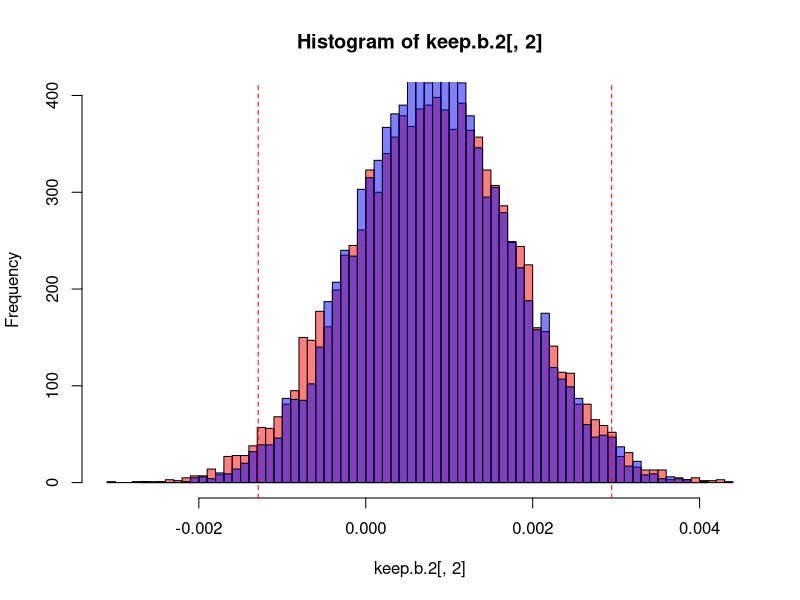

Recreate this plot in R.
############################################
## Example of Data Simulation / Replication
## J. Blume
############################################

######
## Oxygen data set
## loxy is logarithm of the dissolved oxygen content in a water sample
## cod is the chemical oxygen demand
## bod is the biochemical oxygen demand

## What are these things? https://en.wikipedia.org/wiki/Biochemical_oxygen_demand

## BOD is similar in function to chemical oxygen demand (COD), 
## in that both measure the amount of organic compounds in water. 

## BOD can be used as a gauge of the effectiveness of wastewater
## treatment plants. It is listed as a conventional pollutant in 
## the U.S. Clean Water Act.

## COD measures everything that can be chemically oxidized, rather 
## than just levels of biologically active organic matter.
######

# install.packages("MASS")
library(MASS)

o2=read.csv("oxygen.csv")
head(o2)

###### Summary Statistics
(rho.o2=cor(o2))
(vcov.o2=var(o2))		# with(o2,cov(loxy,bod)/(sd(loxy)*sd(bod)))
(means.o2=colMeans(o2))

###### Regression Model
mod.o2=lm(loxy~bod+cod,data=o2)
summary(mod.o2)
confint(mod.o2)

modcoef <- coef(summary(mod.o2))
sapply(qt(c(0.025, 0.975), 17), function(i) modcoef[,1] + i * modcoef[,2])

###### Generate data with similar statistical structure

### Method One: Assume the joint distribution of (loxy,bod,cod) is normal 
o2.sim = mvrnorm(20, mu = means.o2, Sigma = vcov.o2)
o2.sim = as.data.frame(o2.sim)

(rho.sim=cor(o2.sim))   ## Simulated correlation matrix
rho.o2                  ## Original empirical correlation matrix

#       How are rho.sim and rho.02 related? 
#       Well, rho.sim is a random drawn from a population 
#       with true correlation matrix of rho.o2. So, on average, rho.sim = rho.o2

keep.1=0
loops=10000

for (i in 1:loops) {
      o2.sim = mvrnorm(20, mu = means.o2, Sigma = vcov.o2)
      keep.1=keep.1+cor(o2.sim)/loops   # Sneaky way to take average as it accumulates
}

rho.o2 ; keep.1         # and the difference can be further reduced by increasing 'loops'

#	Notice that changing the 'means.o2' vector does not impact this behavior.
#	Try it! Replace 'mu=means.o2' with 'mu=c(-pi,4.321,1000)'
#	The means are only important if you are interested in where the data 
#	are centered; not just how they are correlated (See methods #2)


### Method Two: use empirical regression model to generate new responses)

#	To use a model to generate data, we need two things from that model:
#	Predicted values from the model and the error structure of the model

# 	Our model is
#	Mod.o2 is loxy = b0 + b1*bod + b2*cod + error where error ~ N(0,sigma^2)
#	This model was fit above as mod.o2 ; It gave estimated coefficients (betas) 
#	as coef(mod.o2); see summary(mod.o2) above which also reports them.

#	For each row, the model provides an estimated response/prediction of loxy,
#	these are the model's fitted values or yhats

yhat <- fitted(mod.o2)          # Fitted values from original/empirical model
                                # By hand these are: cbind(rep(1,20),o2$bod,o2$cod)%*%coef(mod.o2)
cbind(rep(1,20),o2$bod,o2$cod)%*%coef(mod.o2)
model.matrix(mod.o2) %*% coef(mod.o2)

#       The estimated Stdev of the errors is summary(mod.o2)$sigma (this is the error structure)
root.mse <- summary(mod.o2)$sigma

#       We then combine the predictions with the random error to simulate data from this model
yhat + rnorm(20, 0, sd=root.mse)

#       On average this should give us back the properties of the original data

keep.2=0
loops=10000
keep.b.2=matrix(NA,nrow=loops,ncol=3)

for (i in 1:loops) {
        y.new=yhat+rnorm(20,0,sd=root.mse)
        o2.sim=cbind(y.new,bod=o2$bod,cod=o2$cod)
        keep.2=keep.2 + cor(o2.sim)/loops               # Sneaky way to take average as it accumulates

        mod.sim=lm(y.new~bod+cod,data=as.data.frame(o2.sim))
        keep.b.2[i,]=coef(mod.sim)                                      # Save regression parameters
}

rho.o2 ; keep.2

#       Why bother with Method 2? Because is preserves the mean structure as well as 
#       the variance-covariance structure.

colMeans(keep.b.2) ; coef(mod.o2)


### Method three: use Bootstrap to generate new responses (relax the normality assumption)
#                                       The bootstrap samples with replacement from the vector of empirical errors

keep.3=0
loops=10000
keep.b.3=matrix(NA,nrow=loops,ncol=3)
err=resid(mod.o2)       # vector of empirical errors

for (i in 1:loops) {
        y.new=yhat + sample(err,20,replace=TRUE)
        o2.sim=cbind(y.new,bod=o2$bod,cod=o2$cod)
        keep.3=keep.3 + cor(o2.sim)/loops               # Sneaky way to take average as it accumulates

        mod.sim=lm(y.new~bod+cod,data=as.data.frame(o2.sim))
        keep.b.3[i,]=coef(mod.sim)                                  # Save regression parameters
}

rho.o2 ; keep.3
colMeans(keep.b.3) ; coef(mod.o2)

### The difference in methods 2 and 3 often shows up in the variances, 
#       althought is hard to detect here.

confint(mod.o2)[2,]
quantile(keep.b.2[,2],c(0.025,0.975))
quantile(keep.b.3[,2],c(0.025,0.975))

hist(keep.b.2[,2], breaks=80, col=rgb(1,0,0,0.5))
hist(keep.b.3[,2], breaks=80, col=rgb(0,0,1,0.5),add=TRUE)
abline(v=confint(mod.o2)[2,],lty=2,col="red")

### To illustrate how it can make a difference, change the first line
#       in the for loop to: y.new=yhat + sample(abs(err),20,replace=TRUE)
#       Now, the error distribution is all positive (definitely not normal)
#       See what happens to the bootstrap distribution

### Side note: Sometimes you want to generate data with an exact correlation structure.
#       You can do this useing the 'empirical=TRUE' option in MVN

o2.sim = mvrnorm(20, mu = means.o2, Sigma = vcov.o2, empirical=TRUE)
cor(o2.sim) ; rho.o2

#       This is helpful in some settings, but not helpful if you want to assess 
#       the variability in the variance-covariance structure (because it does not change).

####
###
##
#